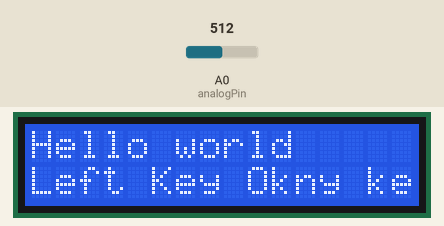
Recording of a sketch running on a simulated Arduino Uno, built with avr-gcc and run on an emulated ATmega328P. On the bench: 16×2 character LCD. Inputs (shaded band) come from the test bench; at power-on: A0 (analogPin) = 512. What the sketch prints to the serial monitor is not drawn.

Above: at 1.2 s.
1.3 s: A0 (analogPin) set to 716
At 2.5 s:
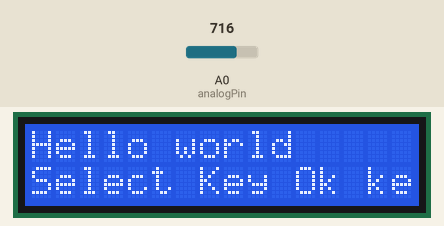
2.8 s: A0 (analogPin) set to 900
At 3.7 s:
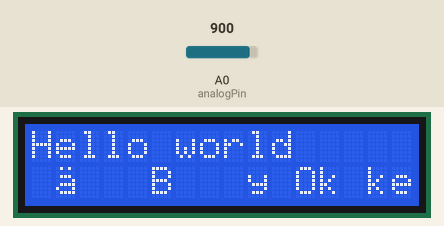
4.3 s: A0 (analogPin) set to 511
At 5.0 s:
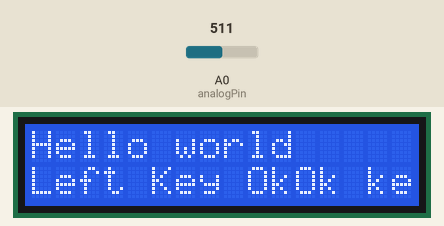
5.8 s: A0 (analogPin) set to 306
At 7.0 s:
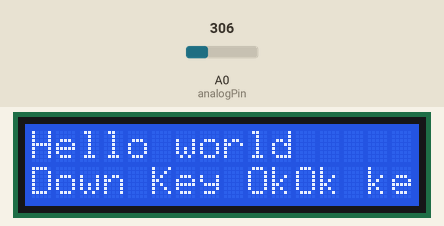
7.3 s: A0 (analogPin) set to 122
At 8.5 s:
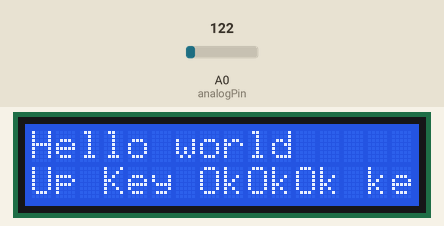
8.8 s: A0 (analogPin) set to 0
At 9.5 s:
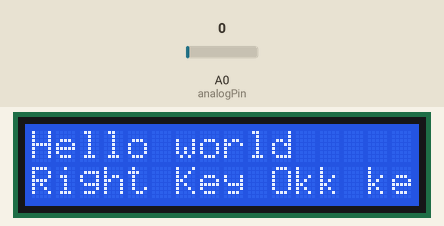
Timing chart, 0 to 11.3 s (numbered marks = the images above; inputs shaded):
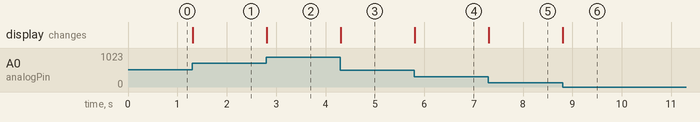

Measured:
- after the input at 1.3 s, the display: changes at once (image 1)
- after the input at 2.8 s, the display: changes at once (image 2)
- after the input at 4.3 s, the display: changes at once (image 3)
- after the input at 5.8 s, the display: changes at once (image 4)
- after the input at 7.3 s, the display: changes at once (image 5)
- after the input at 8.8 s, the display: changes at once (image 6)

The sketch:

kab.ino
```cpp
/* Main.ino file generated by New Project wizard
 *
 * Created:   Wed Apr 10 2024
 * Processor: Arduino Uno
 * Compiler:  Arduino AVR (Proteus)
 */

#include <LiquidCrystal.h>

LiquidCrystal lcd(8,9,4,5,6,7);
int analogPin = A0;
int adc_key_old;
int adc_key_in;
int NUM_KEYS = 5;
int key = -1;
int adc_key_val[5] = {30,150,360,535,760};
char msgs[5][15] = {
"Right Key Ok",
"Up Key Ok",
"Down Key Ok",
"Left Key Ok",
"Select Key Ok"
};
int get_key(unsigned int input);
void setup()
 {
   Serial.begin(9600);
 // put your setup code here, to run once:
   lcd.begin(16,2);
   lcd.clear();
   lcd.setCursor(0,0);
   lcd.print("Hello world");
   lcd.setCursor(0,1);
   lcd.print("Pls press any key");
   adc_key_old = analogRead(analogPin);
 }

void loop()
 { // put your main code here, to run repeatedly:
   adc_key_in = analogRead(analogPin);
   Serial.println(adc_key_in);
   //lcd.setCursor(0,0);
   //lcd.println(adc_key_in);
   adc_key_in = get_key(adc_key_in);
   lcd.setCursor(0,1);
   lcd.print(msgs[adc_key_in]);
   //lcd.clear();

 }

 int get_key(unsigned int input)
 {
   int k = 0;
   for (k = 0; k < NUM_KEYS;k++)
   {
      if(input < adc_key_val[k])
      {
   return k;
      }
   }

   if(k >= NUM_KEYS)
   {
      k = -1;
   }

   return k;
 }
```
